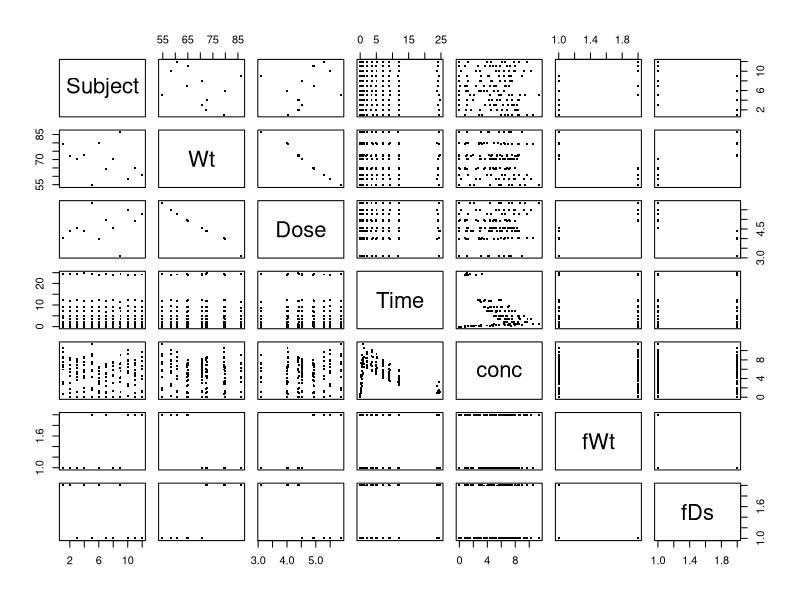
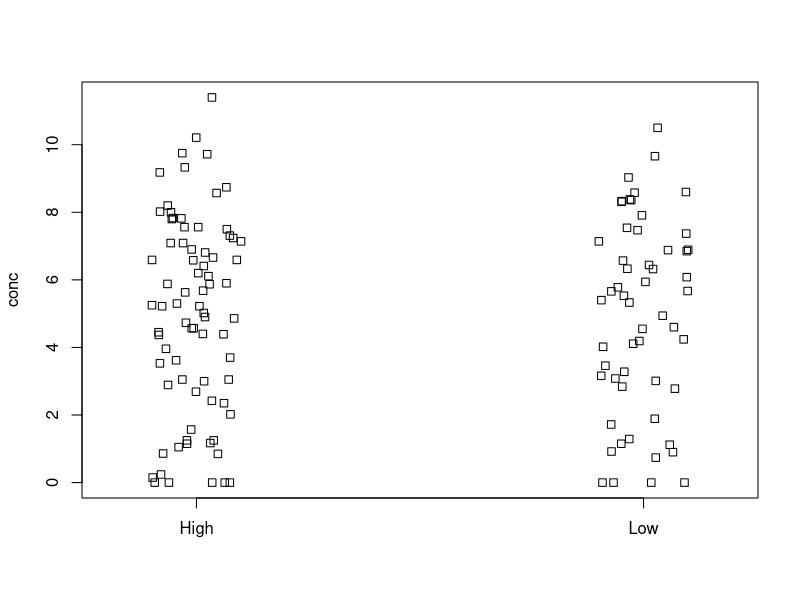
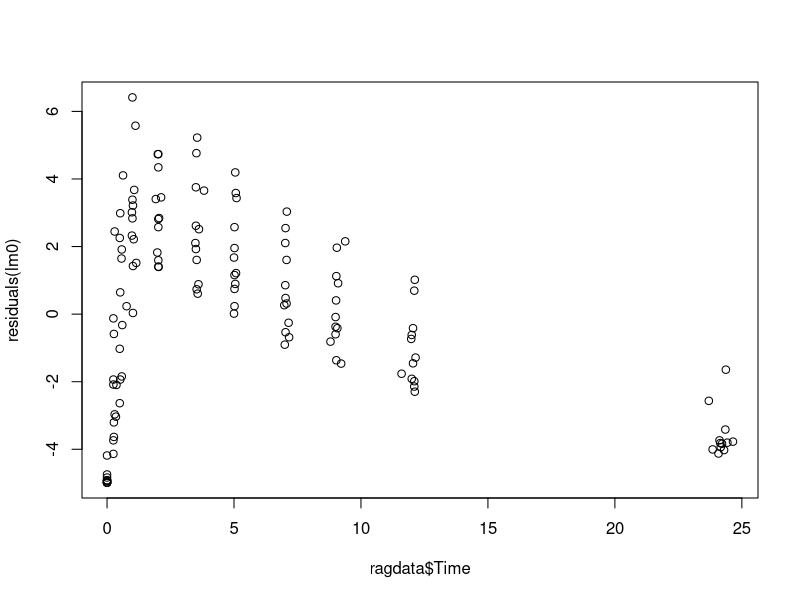
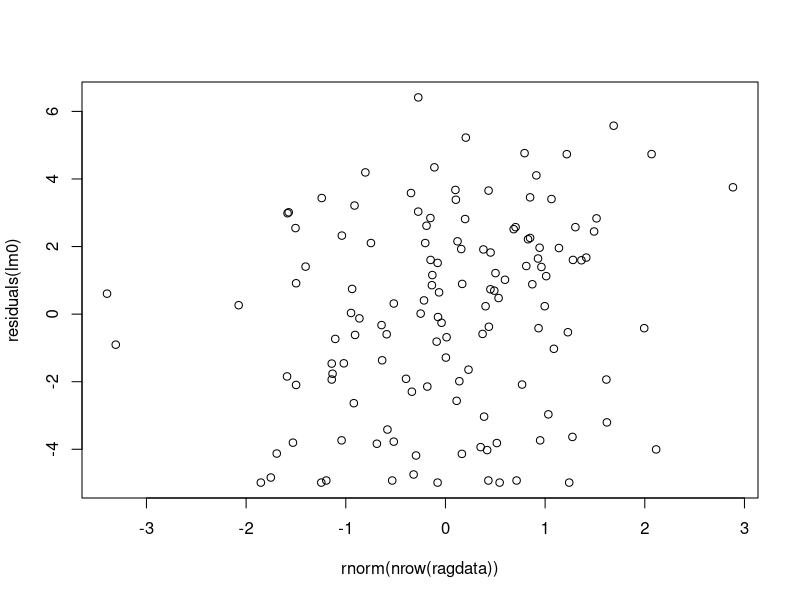

Write the R code that produced these figures, in order.
#' ---
#' title: "Regression Crash Course"
#' author: "Nour Abdelfattah"
#' date: "November 29, 2016"
#' ---

#' Load the usual goodies
library(magrittr);

#' Load the data
ragdata<- read.csv("regdata.csv");

#' Plot the data to see what relationships between
#' variables become apparent
data.matrix(ragdata) %>% jitter %>% as.data.frame %>% plot(pch='.',cex=3);

#' Let's say we want to characterize the dose-concentration
#' relationship for this drug (Theophiline)
#' Treating dose as a dichotomous variables (fDs) we see...
stripchart(conc~fDs, ragdata,vertical=T,method='jitter');

#' Fit the equivalent linear regression model
lm0 <-lm(conc~fDs, ragdata);
lm0;
confint(lm0);
#' Make special note of the `Coefficients` table, that's
#' the hypothesis tests.
summary(lm0);
#' You can pull out just the coefficient table from 
#' `summary(lm0)` using the `$` operator, since `summary()`
#' returns a list (invisibly, as usual in R)
summary(lm0)$coefficient;
#' With a single dichotomous predictor, a linear model
#' gives the same result a t-test
t.test(conc~fDs,ragdata);
#' ...not significant, in both cases.
#' How about if we add `fWt` (low/high) as a predictor...
#' We can use the `update` function to avoid retyping the whole model
lm1 <- update(lm0,.~.+fWt);
summary(lm1);
#' Still insignificant.
#' How about if weight is the only predictor?
lm2 <- update(lm0,.~fWt);
#' Oh, by the way, there is a `Time` variable in the data.
#' Time has an annoying way of influencing everything. To
#' see if time might be a significant effect on the model,
#' try plotting its residuals against the candidate variable.
#' 
#' Notice the `plot(x,y)` syntax here instead of the `plot(y~x,data)` syntax
plot(ragdata$Time,residuals(lm0));
#' Yes, time seems to have a big effect. This is what an unimportant
#' variable would have looked like, in contrast:
plot(rnorm(nrow(ragdata)),residuals(lm0));
#' Let's try using Time as the main predictor of `conc`
lm3 <- lm(conc~Time,ragdata, subset = Time>3);
summary(lm3);
#' Now we do see a good fit on the model! Notice how the p-value
#' at the bottom is, for the first time, significant. This is 
#' goodness-of-fit test and what it's telling you here is that
#' the model fits significantly better than an "intercept-only" model
#' , i.e. `conc~1`... the most uninformative model possible.
#'
#' Does including dose further improve model fit? Let's try
#' the numeric version of the variable, `Dose`
lm4 <- update(lm3,.~.+Dose);
summary(lm4);
#' Even better.
#' Now let's compare the fit to `lm3`
anova(lm3,lm4);
#' Significantly better than `lm3`, so we keep lm4
#' What `lm4` tells us is that per unit of time, `conc`
#' goes down by -0.29 and this slope is significantly different
#' from 0. Also, per unit of dose, the curve is shifted up by
#' 0.77 and that too is significant. But how to we know that
#' `Dose` only shifts the intercept? What if the `Time` slope
#' is also dependent on `Dose`? For that we need to consider 
#' an interaction term between `Time` and `Dose`. Just add `Time*Dose` 
#' to the right side of the formula and it will expand out into
#' `Time + Dose + Time:Dose`.
lm5 <- update(lm3,.~Time*Dose);
summary(lm5);
#' Does it fit better?
anova(lm4,lm5);
#' Yes.
#' 
#' Body weight is also available as `Wt` (we're abandoning the 
#' `fWt` and `fDs` variables because they were only there to make the point that
#' discretizing numeric variables can make your model less sensitive).
#' But what about interactions? Do we _really_ need `Time*Dose*Wt` and the 
#' insane `Time + Dose + Wt + Time:Dose + Dose:Wt + Time:Wt + Time:Dose:Wt`
#' formula it will expand into? It can get tedious doing a separate F-test
#' (what it is we're really doing when we call the `anova()` command) for each 
#' addition or deletion of a variable. Furthermore, the F-test is not always valid.
#' So instead we use the `step()` function:
lm6<-step(lm5,scope=list(lower=.~1,upper=.~(.)*Wt));
#' Let's do an instant replay...
lm6<-step(
  # whee... we just called the mighty step function
  lm5,
  # ...upon the lm5 fitted model object
  scope = 
    # and we use the scope optional parameter
    list(
      # which takes a list with two values:
      lower=.~1,
      # lower, which represents the simplest model we 
      # are willing to consider (we use the null model 
      # described above, but we could use something else... 
      # for example force it to keep the variable 
      # representing the main intervention whether or not 
      # it contributes to model fit)
      # Note that we are using the update syntax, where 
      # '.' represents "what's already there"
      upper=.~(.)*Wt
      # And the second value, named 'upper' represents the
      # most complex model we are willing to consider. 
      # Reminder: the '~(.)' expands to '~ Time + Dose + Time:Dose'
      # and then with '*Wt' we add every possible interaction of
      # those with the 'Wt' variable. But we won't necessarily end
      # up keeping them all, this is just the upper bound on model
      # scope.
      ) # Done with scope argument
  ); # Done with expression.
#' So here is what `lm6` tells us:
summary(lm6);
#' It explains about 79% of the variation, and is significantly
#' better than a null model (it better be, since it's by definition
#' at least as good as `lm5` which is better than `lm4` which is better
#' than a null model).
#' 
#' Also it tells us that the slope of `conc` over `Time`
#' depends on `Dose` (falls faster with larger `Dose`), 
#' and that the slope of `conc` over `Wt`
#' also depends on `Dose` (rises slower with larger `Dose`)
#' The 'main effects' -- `Time`, `Dose`, and `Wt`... are 
#' less trustworthy... each is estimated while holding the
#' values of the others at 0. A dose of 0 is not represented 
#' in the data, and a weight of 0 is not even possible.
#' 
#' Let's center the numeric values (other than `Time`, where a
#' 0 is possible, though we are excluding it.)
summary(update(lm6,data=transform(ragdata,Dose=Dose-3.1,Wt=Wt-median(Wt))));
#' Thank you for participating. For the next (and final?) session I
#' _hope_ to cover:
#' 
#' * Using fitted models to predict new data.
#' * Plotting the predictions of fitted models.
#' * Taking into account that we have multiple individuals being measured over time, not just one, meaning that they might have random individual variation in slope and intercept.
#' * Having discrete and continuous variables in the same model.
#' * Maybe: transforming `conc` to make the data behave like cell counts in the context of multi-drug synergy and then trying either `lme()` with a function of `conc` or `nlme()`
